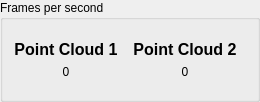
         <widget class="QGroupBox" name="groupBox_5">
          <property name="title">
           <string>Frames per second</string>
          </property>
          <layout class="QHBoxLayout" name="horizontalLayout_11">
           <item>
            <layout class="QVBoxLayout" name="verticalLayout_14">
             <property name="leftMargin">
              <number>0</number>
             </property>
             <property name="topMargin">
              <number>9</number>
             </property>
             <property name="rightMargin">
              <number>0</number>
             </property>
             <property name="bottomMargin">
              <number>9</number>
             </property>
             <item>
              <widget class="QLabel" name="label_18">
               <property name="font">
                <font>
                 <pointsize>12</pointsize>
                 <bold>true</bold>
                </font>
               </property>
               <property name="text">
                <string>Point Cloud 1</string>
               </property>
               <property name="alignment">
                <set>Qt::AlignCenter</set>
               </property>
              </widget>
             </item>
             <item>
              <widget class="QLabel" name="lb_raw_fps">
               <property name="sizePolicy">
                <sizepolicy hsizetype="Preferred" vsizetype="Preferred">
                 <horstretch>0</horstretch>
                 <verstretch>0</verstretch>
                </sizepolicy>
               </property>
               <property name="text">
                <string>0</string>
               </property>
               <property name="alignment">
                <set>Qt::AlignCenter</set>
               </property>
              </widget>
             </item>
            </layout>
           </item>
           <item>
            <widget class="QWidget" name="w_fps_alfa" native="true">
             <layout class="QVBoxLayout" name="verticalLayout_15">
              <item>
               <widget class="QLabel" name="label">
                <property name="font">
                 <font>
                  <pointsize>12</pointsize>
                  <bold>true</bold>
                 </font>
                </property>
                <property name="text">
                 <string>Point Cloud 2</string>
                </property>
                <property name="alignment">
                 <set>Qt::AlignCenter</set>
                </property>
               </widget>
              </item>
              <item>
               <widget class="QLabel" name="lb_alfa_fps">
                <property name="text">
                 <string>0</string>
                </property>
                <property name="alignment">
                 <set>Qt::AlignCenter</set>
                </property>
               </widget>
              </item>
             </layout>
            </widget>
           </item>
          </layout>
         </widget>
